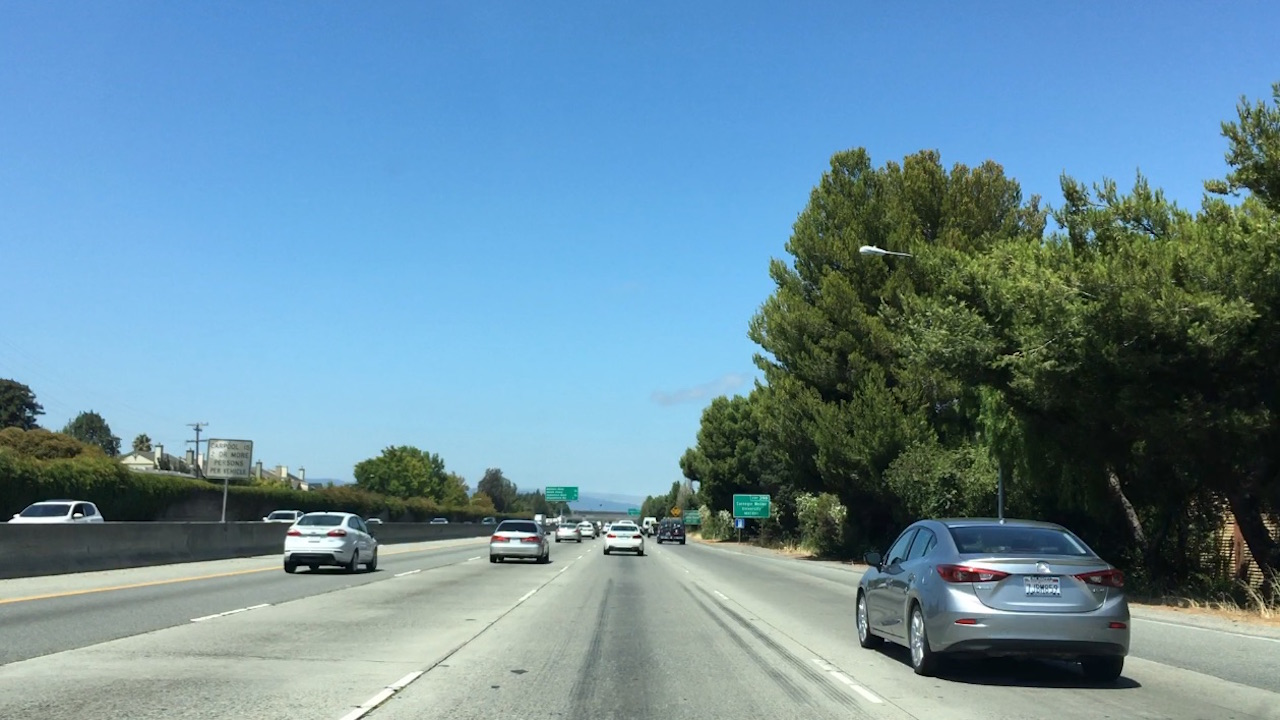
#> input picture term1/vehicle_tracking/img/bbox-example-image.jpg, 1280 x 720 px
$ jupyter execute --allow-errors simple_demo.ipynb   (shell and % lines are left out)   (older library calls are emulated)
#> lines starting #> are read from the running program, lines starting #| are printed output that depends on the picture; after the words box and inside, x2 and y2 are one past the last pixel; in counts of white or black regions, pixels touching at a corner belong together
[cell 1]
#Manual Vehicle Detection
import numpy as np
import cv2
import matplotlib.pyplot as plt
import matplotlib.image as mpimg
image = mpimg.imread('img/bbox-example-image.jpg')
#> image is the input picture: shape (720, 1280, 3); mean R, G, B 105, 140.8, 158.7

# Define a function that takes an image, a list of bounding boxes,
# and optional color tuple and line thickness as inputs
# then draws boxes in that color on the output

def draw_boxes(img, bboxes, color=(0, 0, 255), thick=6):
    # make a copy of the image
    draw_img = np.copy(img)
    '''
    for i in range(0,len(bboxes)):
        points = bboxes[i]
        p1 = points[0]
        p2 = points[1]
        cv2.rectangle(draw_img, (p1[0], p1[1]), (p2[0], p2[1]), color, thick)
    '''
    #更简洁的写法
    for box in bboxes:
        cv2.rectangle(draw_img, box[0], box[1], color, thick)

    # return the image copy with boxes drawn
    return draw_img # Change this line to return image copy with boxes
# Add bounding boxes in this format, these are just example coordinates.
bboxes = [((275, 572), (380, 510)), ((488, 563), (549, 518)), ((554, 543), (582, 522)),
          ((601, 555), (646, 522)), ((657, 545), (685, 517)), ((849, 678), (1135, 512))]

result = draw_boxes(image, bboxes)
#> after the loop in draw_boxes, `for box in bboxes:`:
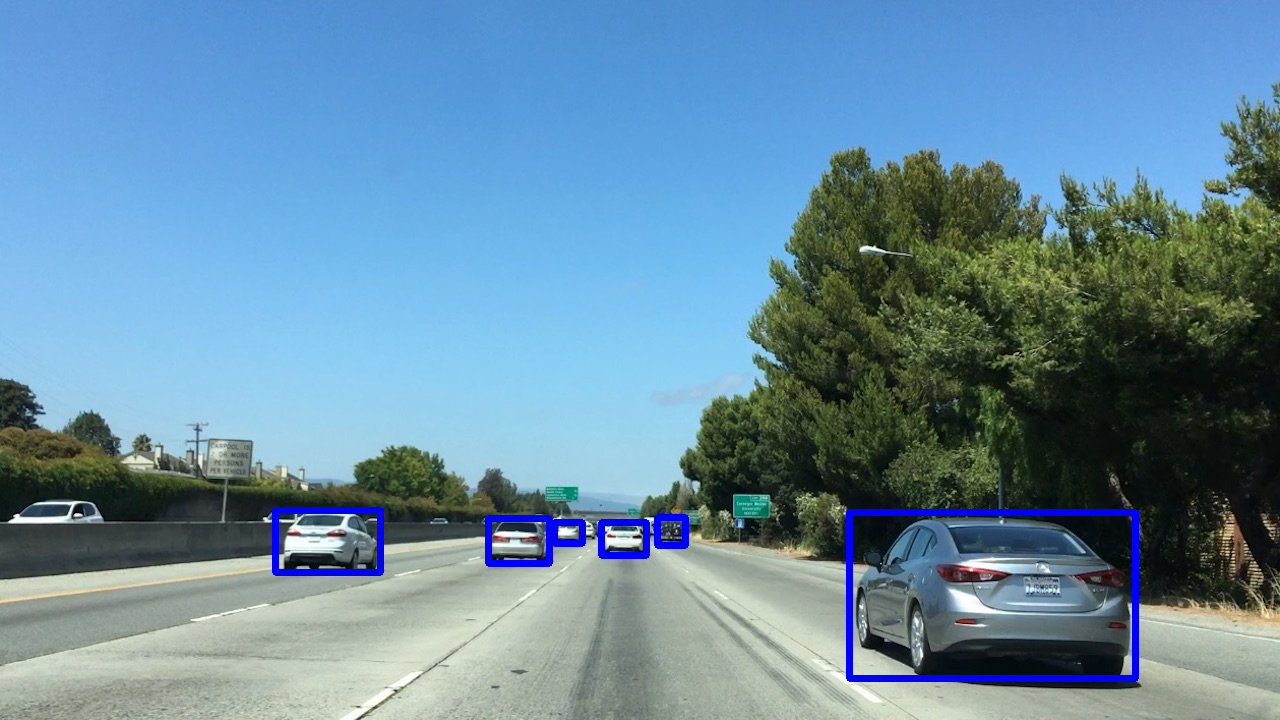
#> draw_img: shape (720, 1280, 3); 1.36% of pixels changed, all inside (x1, y1, x2, y2) = (272, 507, 1139, 682)
plt.imshow(result)

[cell 2]
#template matching
import numpy as np
import cv2
import matplotlib.pyplot as plt
import matplotlib.image as mpimg

image = mpimg.imread('img/bbox-example-image.jpg')
#image = mpimg.imread('temp-matching-example-2.jpg')
templist = ['img/cutout1.jpg', 'img/cutout2.jpg', 'img/cutout3.jpg',
            'img/cutout4.jpg', 'img/cutout5.jpg', 'img/cutout6.jpg']

# Here is your draw_boxes function from the previous exercise
# [9 lines left out: function draw_boxes, not called in this run]


# Define a function that takes an image and a list of templates as inputs
# then searches the image and returns the a list of bounding boxes
# for matched templates
def find_matches(img, template_list):
    # Make a copy of the image to draw on
    # Define an empty list to take bbox coords
    bbox_list = []
    method = cv2.TM_CCOEFF #这个是枚举值，不能是字符串！

    for element in template_list:
        temp = cv2.imread(element)
        w = temp.shape[1]
        h = temp.shape[0]
        res = cv2.matchTemplate(img,temp,method)
        min_val, max_val, min_loc, max_loc = cv2.minMaxLoc(res)
        top_left = max_loc
        bottom_right = (top_left[0] + w, top_left[1] + h)
        bbox_list.append((top_left,bottom_right))
    # Iterate through template list
    # Read in templates one by one
    # Use cv2.matchTemplate() to search the image
    #     using whichever of the OpenCV search methods you prefer
    # Use cv2.minMaxLoc() to extract the location of the best match
    # Determine bounding box corners for the match
    # Return the list of bounding boxes
    return bbox_list

#> (the rest of this cell did not finish here and is left out)

#> in find_matches, `method = cv2.TM_CCOEFF`: method = 4
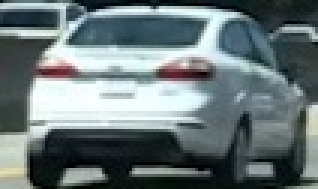
#> input picture term1/vehicle_tracking/img/cutout1.jpg, 106 x 63 px (shown 3 times larger)
#> in find_matches, temp is the input picture: shape (63, 106, 3); mean B, G, R 120.3, 118.5, 105.4
#> in find_matches, `res = cv2.matchTemplate(img,temp,method)`:
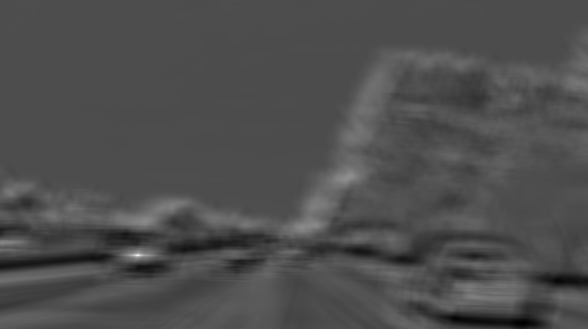
#> res: shape (658, 1175) float32 (shown at 1/2 size); min -53853140, max 121823064, mean 273434.5; drawn with min black and max white
#> in find_matches, `min_val, max_val, min_loc, max_loc = cv2.minMaxLoc(res)`: min_val = -53853140; max_val = 121823064; min_loc = (1044, 646); max_loc = (275, 510)
#> in find_matches, `bottom_right = (top_left[0] + w, top_left[1] + h)`: bottom_right = (381, 573)
#> pass 2 of the loop in find_matches, `for element in template_list:`:
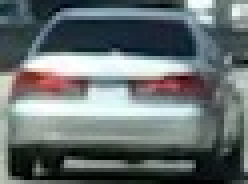
#> input picture term1/vehicle_tracking/img/cutout2.jpg, 62 x 46 px (shown 4 times larger)
#> in find_matches, temp is the input picture: shape (46, 62, 3); mean B, G, R 112.8, 112.1, 103.4
#> in find_matches, `res = cv2.matchTemplate(img,temp,method)`:
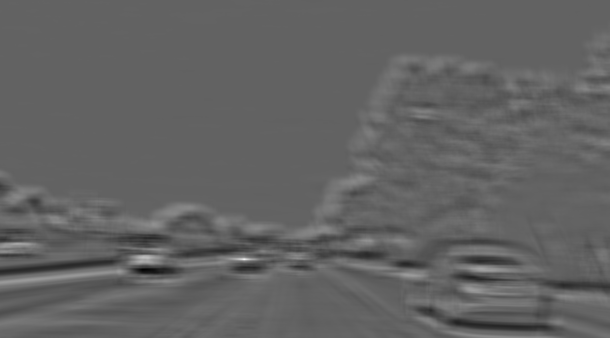
#> res: shape (675, 1219) float32 (shown at 1/2 size); min -26727498, max 42107852, mean -5923.7; drawn with min black and max white
#> min_val = -26727498; max_val = 42107852; min_loc = (285, 539); max_loc = (488, 518)
#> bottom_right = (550, 564)
#> pass 3 of the loop in find_matches, `for element in template_list:`:
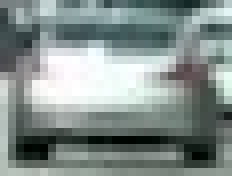
#> input picture term1/vehicle_tracking/img/cutout3.jpg, 29 x 22 px (shown 8 times larger)
#> in find_matches, temp is the input picture: shape (22, 29, 3); mean B, G, R 140.1, 142.9, 131.5
#> in find_matches, `res = cv2.matchTemplate(img,temp,method)`:
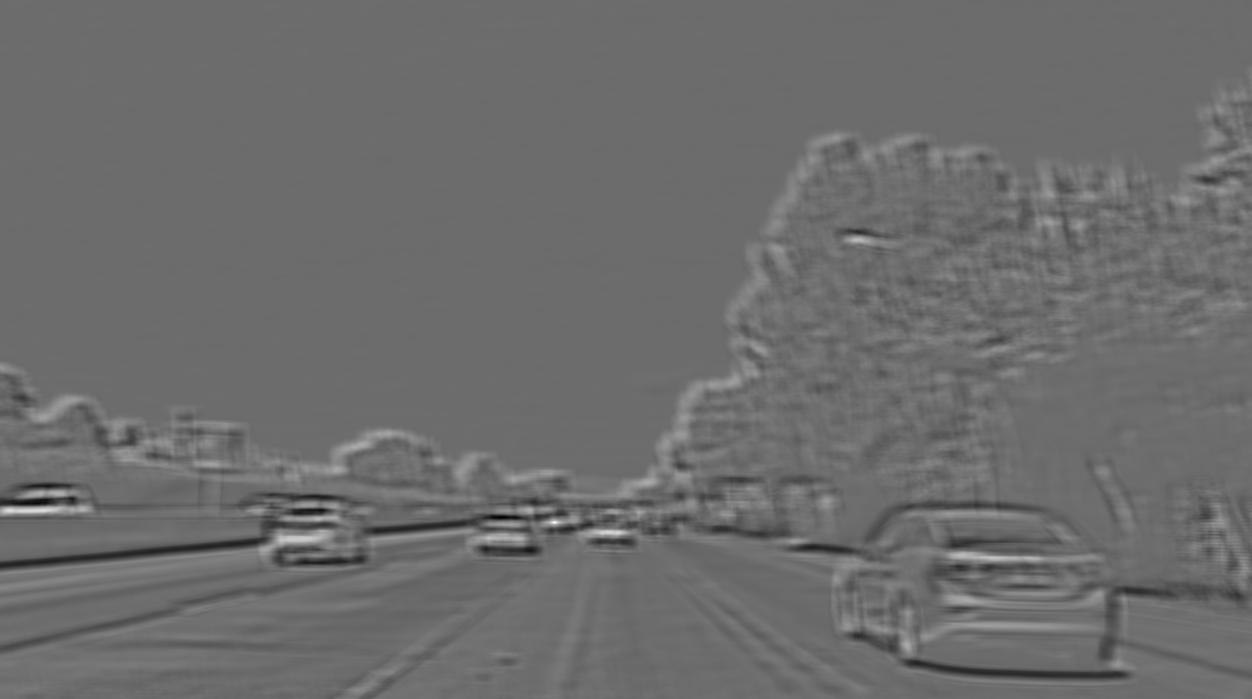
#> res: shape (699, 1252) float32; min -5638866.5, max 7568015.5, mean -355.2; drawn with min black and max white
#> min_val = -5638866.5; max_val = 7568015.5; min_loc = (501, 517); max_loc = (554, 522)
#> bottom_right = (583, 544)
#> the loop made 6 passes; the first 3 are shown
result = draw_boxes(image, bboxes)
plt.imshow(result)

[cell 3]
#color histogram
import numpy as np
import cv2
import matplotlib.pyplot as plt
import matplotlib.image as mpimg

image = mpimg.imread('img/cutout1.jpg')
#> image: shape (63, 106, 3)

# Define a function to compute color histogram features
def color_hist(img, nbins=32, bins_range=(0, 256)):
    # Compute the histogram of the RGB channels separately
    rhist = np.histogram(image[:,:,0], bins=32, range=(0, 256))
    ghist = np.histogram(image[:,:,1], bins=32, range=(0, 256))
    bhist = np.histogram(image[:,:,2], bins=32, range=(0, 256))
    # Generating bin centers
    #rhist[1]的维度比rhist[0]多1
    #由于rgb的三个直方图，都是32个bin，0-256，因此每个bin的起始和终止位置都是一样的
    bin_edges = rhist[1]
    #[1:]共len(x)-1个元素，[0:len(bin_edges)-1]共len(x)-1个元素，错位相加，求平均
    bin_centers = (bin_edges[1:]  + bin_edges[0:len(bin_edges)-1])/2
    # Concatenate the histograms into a single feature vector
    hist_features = np.concatenate((rhist[0], ghist[0], bhist[0]))
    # Return the individual histograms, bin_centers and feature vector
    return rhist, ghist, bhist, bin_centers, hist_features

rh, gh, bh, bincen, feature_vec = color_hist(image, nbins=32, bins_range=(0, 256))
#> in color_hist, `bin_edges = rhist[1]`: bin_edges = 33 values from 0 to 256
#> in color_hist, `bin_centers = (bin_edges[1:]  + bin_edges[0:len(bin_edges)-1])/2`: bin_centers = 32 values from 4 to 252
#> in color_hist, `hist_features = np.concatenate((rhist[0], ghist[0], bhist[0]))`: hist_features = 96 values, max 634 at index 95, min 49 at index 31, mean 208.7
#> bincen = 32 values from 4 to 252; feature_vec has the same summary as hist_features in color_hist

# Plot a figure with all three bar charts
if rh is not None:
    fig = plt.figure(figsize=(12,3))
    plt.subplot(131)
    plt.bar(bincen, rh[0])
    plt.xlim(0, 256)
    plt.title('R Histogram')
    plt.subplot(132)
    plt.bar(bincen, gh[0])
    plt.xlim(0, 256)
    plt.title('G Histogram')
    plt.subplot(133)
    plt.bar(bincen, bh[0])
    plt.xlim(0, 256)
    plt.title('B Histogram')
    fig.tight_layout()
else:
    print('Your function is returning None for at least one variable...')
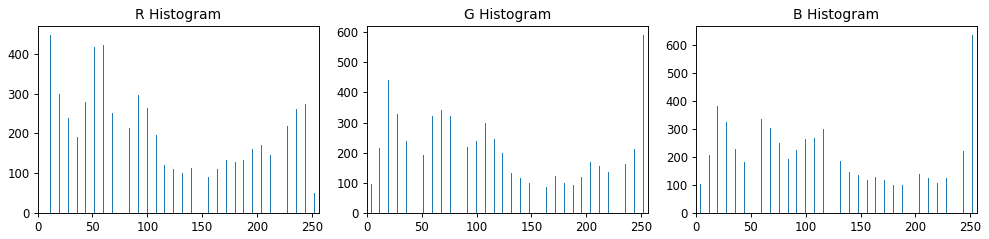
#> figure drawn by matplotlib, 3 panels; panel 1: tallest bar 448 high, from x = 11.6 to 12.4; panel 2: tallest bar 591 high, from x = 251.6 to 252.4; panel 3: tallest bar 634 high, from x = 251.6 to 252.4

[cell 4]
#Explore Color Spaces， 3d plots
#每个像素在颜色空间内三维点云表示
import cv2
import numpy as np
import matplotlib.pyplot as plt
from mpl_toolkits.mplot3d import Axes3D

# [27 lines left out: function plot3d, not called in this run]


# Read a color image
img = cv2.imread("img/cutout6.jpg")

# Select a small fraction of pixels to plot by subsampling it
#> (the rest of this cell did not finish here and is left out)

[cell 5]
#颜色空间及图像大小调整，并把二维图像像素压缩到一维
import numpy as np
import cv2
import matplotlib.pyplot as plt
import matplotlib.image as mpimg

# Read in an image
# You can also read cutout2, 3, 4 etc. to see other examples
image = mpimg.imread('img/cutout1.jpg')

# Define a function to compute color histogram features
# Pass the color_space flag as 3-letter all caps string
# like 'HSV' or 'LUV' etc.
# KEEP IN MIND IF YOU DECIDE TO USE THIS FUNCTION LATER
# IN YOUR PROJECT THAT IF YOU READ THE IMAGE WITH
# cv2.imread() INSTEAD YOU START WITH BGR COLOR!
def bin_spatial(img, color_space='RGB', size=(32, 32)):
    # Convert image to new color space (if specified)
    # Use cv2.resize().ravel() to create the feature vector
    if color_space == 'RGB':
        img_color_space = cv2.cvtColor(img, cv2.COLOR_BGR2RGB)
    else:
        img_color_space = cv2.cvtColor(img, cv2.COLOR_BGR2HSV)

    img = cv2.resize(img_color_space, size)
    #convert to a one dimensional feature vector
    features = img.ravel() # Remove this line!
    # Return the feature vector
    return features

feature_vec = bin_spatial(image, color_space='RGB', size=(32, 32))
#> in bin_spatial, `img = cv2.resize(img_color_space, size)`:
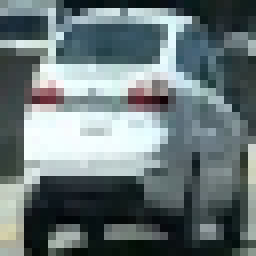
#> img: shape (32, 32, 3) (shown 8 times larger); mean B, G, R 120.3, 118.5, 105.4
#> in bin_spatial, `features = img.ravel()`: features = 3072 values, max 255 at index 786, min 1 at index 38, mean 114.7
#> feature_vec has the same summary as features in bin_spatial

# Plot features
plt.plot(feature_vec)
plt.title('Spatially Binned Features')
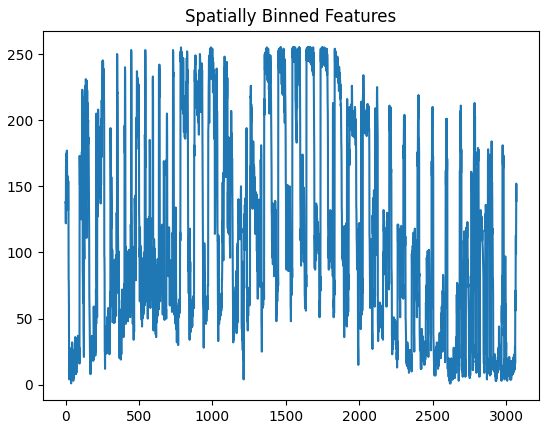
#> figure drawn by matplotlib, 1 panel; curve peaks at x = 786, y = 255

[cell 6]
#训练前的数据准备
import matplotlib.image as mpimg
import matplotlib.pyplot as plt
import numpy as np
import cv2
import glob

#from skimage.feature import hog
#from skimage import color, exposure
# images are divided up into vehicles and non-vehicles

images = glob.glob('train_prep/*/*/*.jpeg')
cars = []
notcars = []

for image in images:
    if 'image' in image or 'extra' in image:
        notcars.append(image)
    else:
        cars.append(image)
print(len(cars))
print(len(notcars))

# Define a function to return some characteristics of the dataset
def data_look(car_list, notcar_list):
    data_dict = {}
    # Define a key in data_dict "n_cars" and store the number of car images
    data_dict["n_cars"] = len(car_list)
    # Define a key "n_notcars" and store the number of notcar images
    data_dict["n_notcars"] = len(notcar_list)
    # Read in a test image, either car or notcar
    img = mpimg.imread(car_list[0])
    # Define a key "image_shape" and store the test image shape 3-tuple
    data_dict["image_shape"] = img.shape
    # Define a key "data_type" and store the data type of the test image.
    data_dict["data_type"] = img.dtype
    # Return data_dict
    return data_dict

#> (the rest of this cell did not finish here and is left out)

[cell 7]
#梯度方向直方图特征提取
import matplotlib.image as mpimg
import matplotlib.pyplot as plt
import numpy as np
import cv2
import glob
from skimage.feature import hog

# Read in our vehicles and non-vehicles
images = glob.glob('train_prep/*/*/*.jpeg')
cars = []
notcars = []

for image in images:
    if 'image' in image or 'extra' in image:
        notcars.append(image)
    else:
        cars.append(image)

# Define a function to return HOG features and visualization
# [10 lines left out: function get_hog_features, not called in this run]

# Generate a random index to look at a car image
#> (the rest of this cell did not finish here and is left out)

[cell 8]
#多特征拼接及特征向量标准化
import numpy as np
import cv2
import matplotlib.pyplot as plt
import matplotlib.image as mpimg
from sklearn.preprocessing import StandardScaler
import glob

# Define a function to compute binned color features
def bin_spatial(img, size=(32, 32)):
    # Use cv2.resize().ravel() to create the feature vector
    features = cv2.resize(img, size).ravel()
    # Return the feature vector
    return features

# Define a function to compute color histogram features
def color_hist(img, nbins=32, bins_range=(0, 256)):
    # Compute the histogram of the color channels separately
    channel1_hist = np.histogram(img[:,:,0], bins=nbins, range=bins_range)
    channel2_hist = np.histogram(img[:,:,1], bins=nbins, range=bins_range)
    channel3_hist = np.histogram(img[:,:,2], bins=nbins, range=bins_range)
    # Concatenate the histograms into a single feature vector
    hist_features = np.concatenate((channel1_hist[0], channel2_hist[0], channel3_hist[0]))
    # Return the individual histograms, bin_centers and feature vector
    return hist_features

###### TODO ###########
# Define a function to extract features from a list of images
# Have this function call bin_spatial() and color_hist()
def extract_features(imgs, cspace='RGB', spatial_size=(32, 32),
                        hist_bins=32, hist_range=(0, 256)):
    # Create a list to append feature vectors to
    features = []
    for img in imgs:
        img_data = mpimg.imread(img)
        features_bin = bin_spatial(img_data, spatial_size)
        features_hist = color_hist(img_data, hist_bins, hist_range)
        feature = np.concatenate((features_bin, features_hist))
        features.append(feature)
    # Iterate through the list of images
        # Read in each one by one
        # apply color conversion if other than 'RGB'
        # Apply bin_spatial() to get spatial color features
        # Apply color_hist() to get color histogram features
        # Append the new feature vector to the features list
    # Return list of feature vectors
    return features

images = glob.glob('train_prep/*/*/*.jpeg')
cars = []
notcars = []
for image in images:
    if 'image' in image or 'extra' in image:
        notcars.append(image)
    else:
        cars.append(image)

car_features = extract_features(cars, cspace='RGB', spatial_size=(32, 32),
                        hist_bins=32, hist_range=(0, 256))
notcar_features = extract_features(notcars, cspace='RGB', spatial_size=(32, 32),
                        hist_bins=32, hist_range=(0, 256))
#> call 2 of extract_features, with cspace = 'RGB', spatial_size = (32, 32), hist_bins = 32, hist_range = (0, 256)
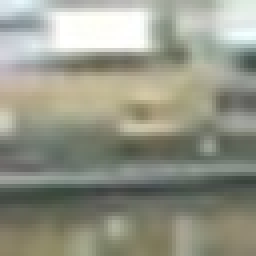
#> input picture term1/vehicle_tracking/train_prep/non-vehicles_smallset/notcars1/image0103.jpeg, 64 x 64 px (shown 4 times larger)
#> in extract_features, img_data is the input picture: shape (64, 64, 3); mean R, G, B 148.3, 150.2, 135.9
#> in bin_spatial, `features = cv2.resize(img, size).ravel()`: features = 3072 values, max 255 at index 216, min 60 at index 2324, mean 144.9
#> in extract_features (call 2), `features_bin = bin_spatial(img_data, spatial_size)`: features_bin has the same summary as features in bin_spatial
#> in color_hist, `hist_features = np.concatenate((channel1_hist[0], channel2_hist[0], ch..`: hist_features = 96 values, max 425 at index 76, min 0 at index 0, mean 128
#> in extract_features (call 2), `features_hist = color_hist(img_data, hist_bins, hist_range)`: features_hist has the same summary as hist_features in color_hist
#> in extract_features (call 2), `feature = np.concatenate((features_bin, features_hist))`: feature = 3168 values, max 425 at index 3148, min 0 at index 3072, mean 144.4
#> notcar_features = 1 item

if len(car_features) > 0:
    # Create an array stack of feature vectors
    #该特征向量包含了所有汽车与非汽车的特征向量
    X = np.vstack((car_features, notcar_features)).astype(np.float64)
    # Fit a per-column scaler
    X_scaler = StandardScaler().fit(X)
    # Apply the scaler to X
    scaled_X = X_scaler.transform(X)
    car_ind = np.random.randint(0, len(cars))
    # Plot an example of raw and scaled features
    fig = plt.figure(figsize=(12,4))
    plt.subplot(131)
    plt.imshow(mpimg.imread(cars[car_ind]))
    plt.title('Original Image')
    plt.subplot(132)
    plt.plot(X[car_ind])
    plt.title('Raw Features')
    plt.subplot(133)
    plt.plot(scaled_X[car_ind])
    plt.title('Normalized Features')
    fig.tight_layout()
else:
    print('Your function only returns empty feature vectors...')
